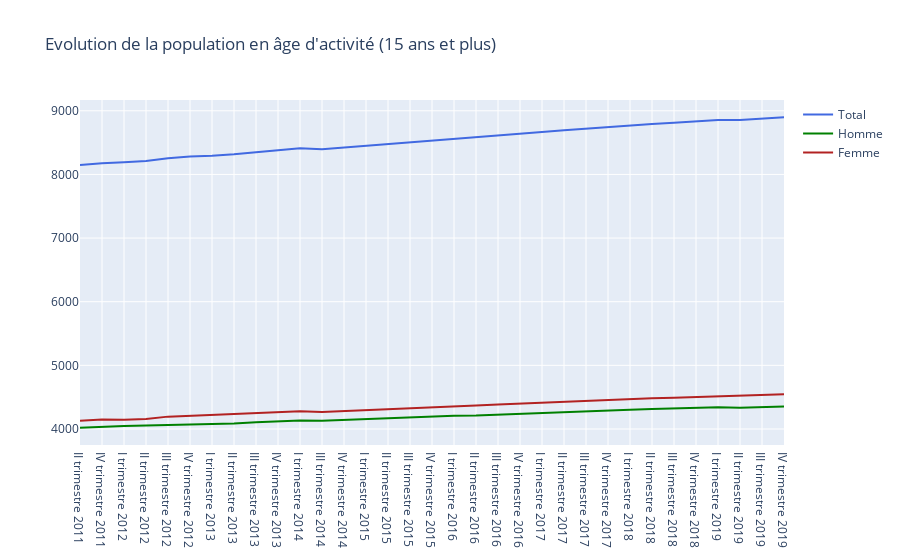

Notebook code cell kept with this figure:
### Code cell
fig2 = go.Figure()
fig2.add_trace(go.Scatter(x=df_Population_O_1[' '], y=df_Population_O_1["Evolution de la population en âge d'activité (15 ans et plus)"], name='Total',
                         line = dict(color='royalblue')))
fig2.add_trace(go.Scatter(x=df_Population_O_1[' '], y=df_Population_O_1["Evolution de la population Masculine (15 ans et plus)"], name='Homme',
                         line = dict(color='green')))
fig2.add_trace(go.Scatter(x=df_Population_O_1[' '], y=df_Population_O_1["Evolution de la population Féminine (15 ans et plus)"], name='Femme',
                         line = dict(color='firebrick')))
# Edit the layout
fig2.update_layout(title="Evolution de la population en âge d'activité (15 ans et plus)")
fig2.show()

### Figure 1 — Plotly figure (JSON) as saved in the notebook; plotly's stock layout.template omitted (floating-point values rounded to 4 significant figures)
{"data": [{"line": {"color": "royalblue"}, "name": "Total", "type": "scatter", "x": ["II trimestre 2011", "IV trimestre 2011", "I trimestre 2012", "II trimestre 2012", "III trimestre 2012", "IV trimestre 2012", "I trimestre 2013", "II trimestre 2013", "III trimestre 2013", "IV trimestre 2013", "I trimestre 2014", "III trimestre 2014", "IV trimestre 2014", "I trimestre 2015", "II trimestre 2015", "III trimestre 2015", "IV trimestre 2015", "I trimestre 2016", "II trimestre 2016", "III trimestre 2016", "IV trimestre 2016", "I trimestre 2017", "II trimestre 2017", "III trimestre 2017", "IV trimestre 2017", "I trimestre 2018", "II trimestre 2018", "III trimestre 2018", "IV trimestre 2018", "I trimestre 2019", "II trimestre 2019", "III trimestre 2019", "IV trimestre 2019"], "y": [8147.0, 8175.0, 8190.0, 8212.0, 8256.0, 8283.0, 8295.0, 8316.0, 8350.0, 8384.0, 8410.0, 8397.0, 8423.0, 8454.0, 8481.0, 8498.0, 8530.0, 8554.0, 8581.0, 8609.0, 8639.0, 8667.0, 8694.0, 8722.0, 8745.0, 8769.0, 8794.0, 8811.0, 8834.0, 8857.0, 8856.0, 8877.0, 8899.0]}, {"line": {"color": "green"}, "name": "Homme", "type": "scatter", "x": ["II trimestre 2011", "IV trimestre 2011", "I trimestre 2012", "II trimestre 2012", "III trimestre 2012", "IV trimestre 2012", "I trimestre 2013", "II trimestre 2013", "III trimestre 2013", "IV trimestre 2013", "I trimestre 2014", "III trimestre 2014", "IV trimestre 2014", "I trimestre 2015", "II trimestre 2015", "III trimestre 2015", "IV trimestre 2015", "I trimestre 2016", "II trimestre 2016", "III trimestre 2016", "IV trimestre 2016", "I trimestre 2017", "II trimestre 2017", "III trimestre 2017", "IV trimestre 2017", "I trimestre 2018", "II trimestre 2018", "III trimestre 2018", "IV trimestre 2018", "I trimestre 2019", "II trimestre 2019", "III trimestre 2019", "IV trimestre 2019"], "y": [4019.0, 4027.0, 4046.0, 4056.0, 4062, 4074.0, 4078.0, 4086.0, 4105.0, 4123.0, 4131.0, 4130.0, 4144.0, 4159.0, 4172.0, 4180.0, 4196.0, 4208, 4212.0, 4226.0, 4240.0, 4254.0, 4264.0, 4277, 4289.0, 4300.0, 4312.0, 4321.0, 4331.0, 4342, 4334.0, 4344.0, 4354.0]}, {"line": {"color": "firebrick"}, "name": "Femme", "type": "scatter", "x": ["II trimestre 2011", "IV trimestre 2011", "I trimestre 2012", "II trimestre 2012", "III trimestre 2012", "IV trimestre 2012", "I trimestre 2013", "II trimestre 2013", "III trimestre 2013", "IV trimestre 2013", "I trimestre 2014", "III trimestre 2014", "IV trimestre 2014", "I trimestre 2015", "II trimestre 2015", "III trimestre 2015", "IV trimestre 2015", "I trimestre 2016", "II trimestre 2016", "III trimestre 2016", "IV trimestre 2016", "I trimestre 2017", "II trimestre 2017", "III trimestre 2017", "IV trimestre 2017", "I trimestre 2018", "II trimestre 2018", "III trimestre 2018", "IV trimestre 2018", "I trimestre 2019", "II trimestre 2019", "III trimestre 2019", "IV trimestre 2019"], "y": [4128.0, 4148.0, 4145.0, 4155.0, 4194.0, 4209.0, 4217.0, 4229.0, 4245.0, 4260.0, 4278.0, 4266.0, 4279.0, 4295.0, 4308.0, 4318, 4334.0, 4346.0, 4369.0, 4383.0, 4398.0, 4413.0, 4431.0, 4445.0, 4457.0, 4469.0, 4481.0, 4491.0, 4503.0, 4515.0, 4522.0, 4534.0, 4545]}], "layout": {"title": {"text": "Evolution de la population en âge d'activité (15 ans et plus)"}}}
